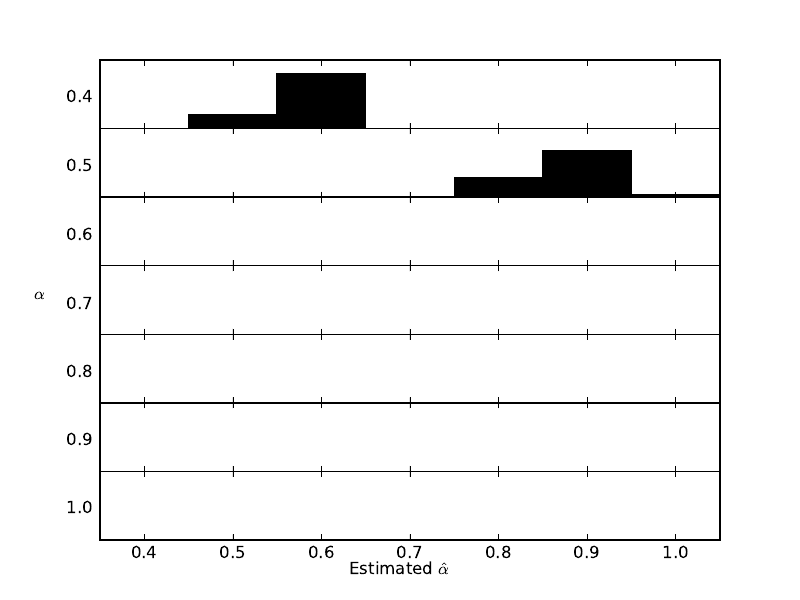

Python code for this plot:
#!/usr/bin/env python
from collections import Counter

import sys
import matplotlib
matplotlib.use('PDF')
import matplotlib.pyplot as plt
from matplotlib.backends.backend_pdf import PdfFile


#read the data
def read_data():
	"""
	this function reads any data
	"""
	data =[]
	for line in sys.stdin:
		if len(line)<=1:
			break
		newline = line.rstrip('\r\n')
		v = newline.split(' ')
		data.append(v)
	return data





#change data into right format
#plot data
def hist(x):
	xheader="X"
	yheader="Freq."
	plt.figure()
	plt.hist(x)
	plt.xlabel(xheader)
	plt.ylabel(yheader)
	plt.savefig('hist.pdf', format='pdf')


def column(matrix,i):
	return [float(row[i]) for row in matrix]

if sys.argv[1]=='-c':
	cont=True
else:
	cont=False
	min = float(sys.argv[1])
	max = float(sys.argv[2])
	if len(sys.argv)==4:
		freq=True
	else:
		freq=False
#this is the main program
data = read_data()
try:
	l=(len(data[0]))
except:
	l=0

if l==0:
	xdata = data
else:
	xdata = sorted(column(data,0))

grouped = {}
for elem in data:
    key = float(elem[0])
    if key in grouped:
        grouped[key].append(float(elem[1]))
    else:
        grouped[key]=[]
        grouped[key].append(float(elem[1]))            
print grouped

import numpy as np


# seven subplots sharing both x/y axes

f, ax = plt.subplots(7, sharex=True, sharey=True)
for v,i in zip(sorted(grouped.keys()),ax):
        n, bins, patches = i.hist(grouped[v],[0.35,0.45,0.55,0.65,0.75,0.85,0.95,1.05],facecolor='black',normed=True)
        n = n/sum(n)
        print n,sum(n)
        #bins = bins/np.sum(bins)
        print bins
        #i.plot(n,color='k')
        i.set_ylim([0.0,10.0])
        i.set_yticks([]) 
f.subplots_adjust(hspace=0)
f.text(0.5, 0.04, r'Estimated $\hat{\alpha}$', ha='center')
f.text(0.05, 0.5, r'$\alpha$', ha='center')
f.text(0.1, 0.83, r'0.4', ha='center')
f.text(0.1, 0.715, r'0.5', ha='center')
f.text(0.1, 0.6, r'0.6', ha='center')
f.text(0.1, 0.485, r'0.7', ha='center')
f.text(0.1, 0.371, r'0.8', ha='center')
f.text(0.1, 0.257, r'0.9', ha='center')
f.text(0.1, 0.145, r'1.0', ha='center')

plt.xlim([0.35,1.05])
plt.setp([a.get_xticklabels() for a in f.axes[:-1]], visible=False)
plt.savefig('hist.pdf', format='pdf')

